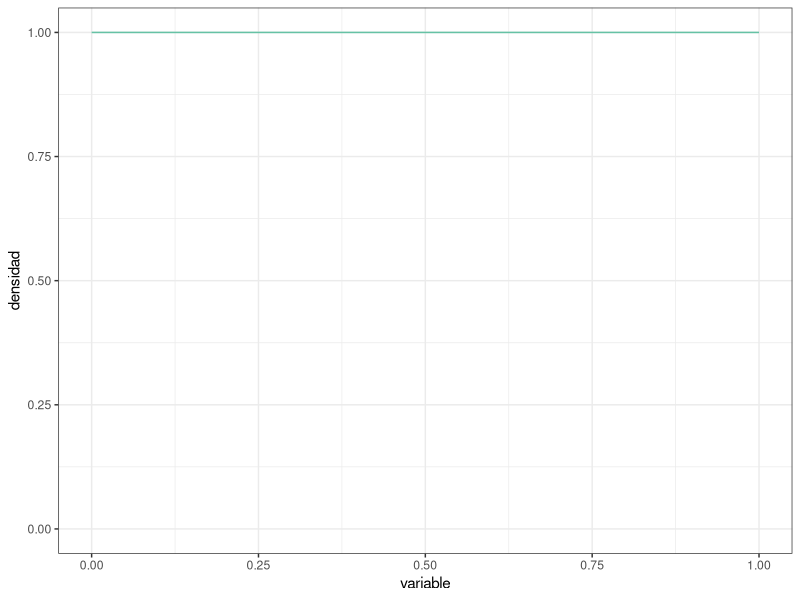
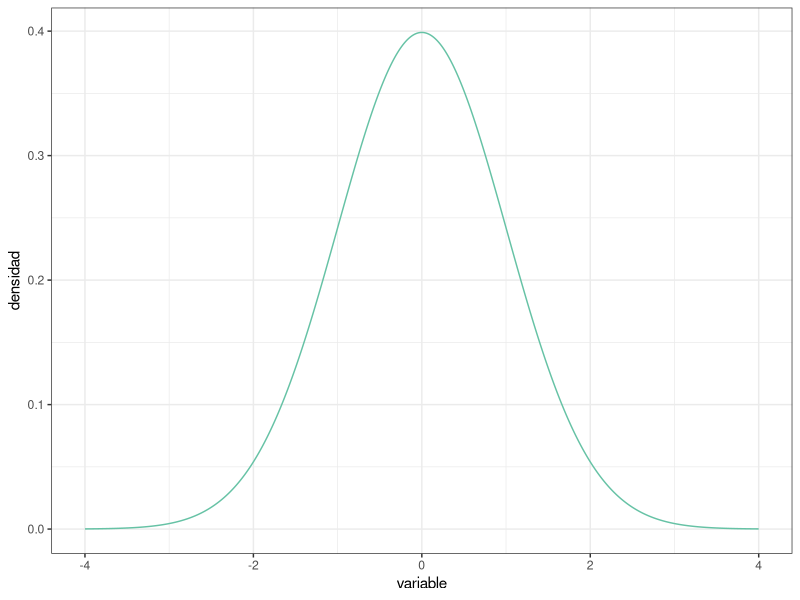
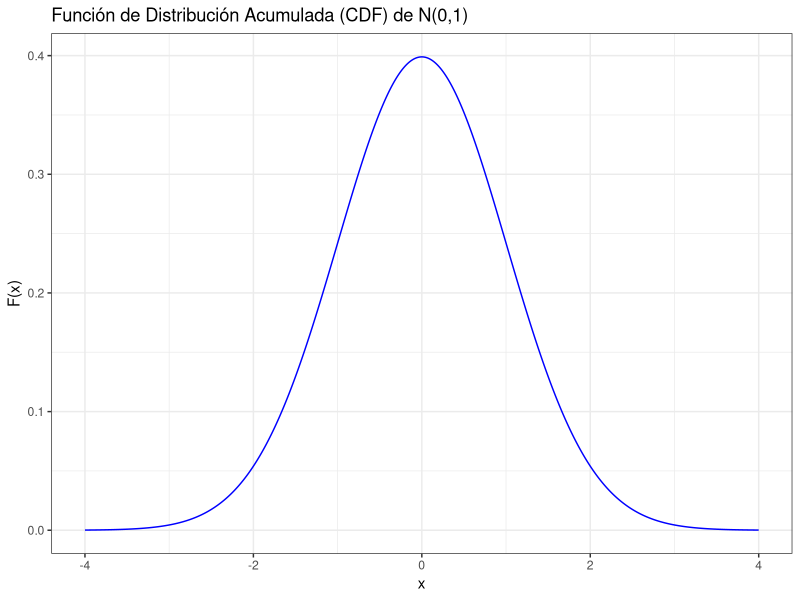
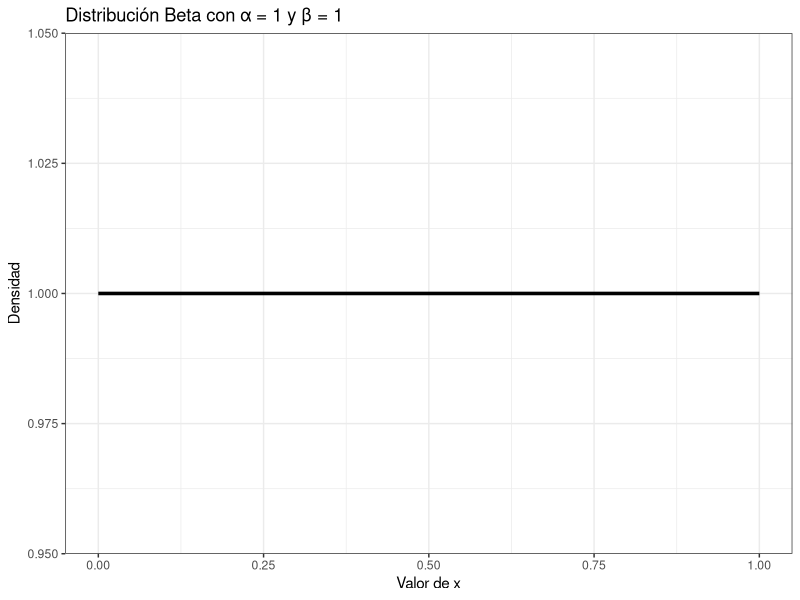
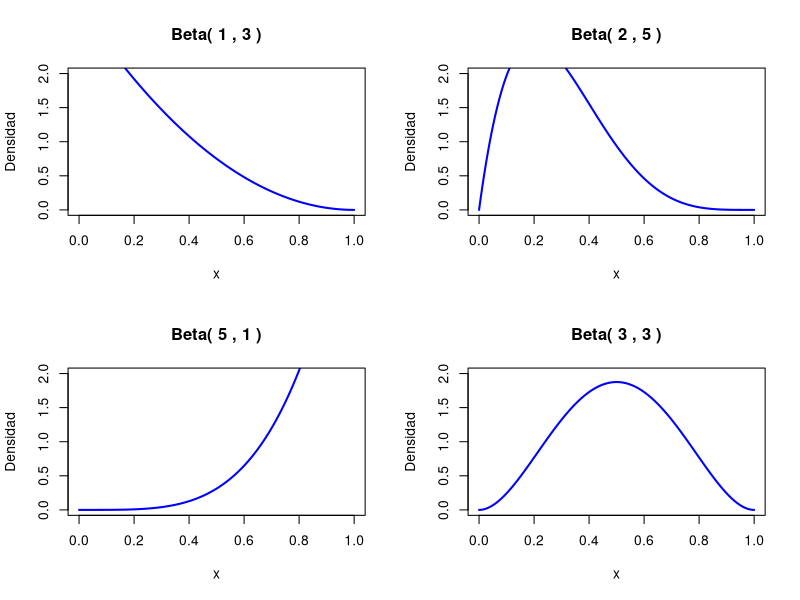

Write the R code that produced these figures, in order. (Note: this script raises an error after producing the figures.)
## ---- chunk 1
#| message: false

# Paquetes:
library(tidyverse)
library(RColorBrewer)

# Configuración de la salida gráfica:

PALETA <- brewer.pal(8, "Set2") # Colores por defecto
color_defecto  <- PALETA[1]
options(ggplot2.discrete.colour = PALETA)

theme_set(theme_bw()) # Tema "neutro" para la representación gráfica
## ---- chunk 2
PREC     <- 1e-3 # Precisión para representar la función de densidad (milésimas)
DENS_INF <- 0    # Rango inferior de la función de densidad
DENS_SUP <- 1    # Rango superior de la función de densidad

uniforme <- tibble( # Esta función crea un "data.frame" o tabla de datos
  variable = seq(from = DENS_INF, to = DENS_SUP, by = PREC),
  densidad = variable |> dunif(min = DENS_INF, max = DENS_SUP)
)

uniforme |> glimpse() # Muestra el objeto con los datos, contiene 2 columnas 

uniforme |> # Usando la tabla de datos antes creada, crea un objeto gráfico
  ggplot(mapping = aes(x = variable, y = densidad)) + # "Mapea" columnas a
                                                      #   coordenadas
  geom_line(color = color_defecto) + # Representa mediante una línea continua
  
  ylim( # Fija el límite inferior a 0 para mostrar el eje y completo:
    0,  # (Usa la propia distribución para establecer el límite superior)
    uniforme |> pull(densidad) |> max()
  )
## ---- chunk 3
DENS_INF <- -4 # Usamos un rango más adecuado para la normal estandarizada
DENS_SUP <-  4

normal <- tibble( # Reutilizamos `PREC` del "chunk" de código anterior
  variable = seq(from = DENS_INF, to = DENS_SUP, by = PREC),
  densidad = variable |> dnorm()
)

# Al cubrir la distribución el rango desde 0 hasta el máximo, en este caso no
#   es necesario establecer los límites manualmente
normal |>
  ggplot(mapping = aes(x = variable, y = densidad)) +
  geom_line(color = color_defecto)
## ---- chunk 4
uniforme |> summarize(integral = PREC * sum(densidad))
## ---- chunk 5
uniforme |> summarize(
  integral = PREC * (sum(densidad) - 0.5 * (first(densidad) + last(densidad)))
)
## ---- chunk 6
normal |> summarize(
  integral = sum(densidad) * PREC
)
## ---- chunk 7
tibble( # Ampliando el rango a [-10, 10]:
  variable = seq(from = -10, to = 10, by = PREC),
  densidad = variable |> dnorm()
) |>
  summarize(integral = sum(densidad) * PREC)

tibble( # Usando precisión de "millonésimas":
  variable = seq(from = DENS_INF, to = DENS_SUP, by = 1e-6),
  densidad = variable |> dnorm()
) |>
  summarize(integral = sum(densidad) * 1e-6) # Misma precisión en la integral
## ---- chunk 8
uniforme |> summarize(
  integral = PREC * sum(densidad),
  integral = integral / integral # Normalización
)

normal |> summarize(
  integral = PREC * sum(densidad),
  integral = integral / integral # Normalización
)
## ---- chunk 9
x_normal <- seq(from = DENS_INF, to = DENS_SUP, by = PREC) 
densidad_normal <- dnorm(x_normal, mean = 0, sd = 1)
max_norm <- max(densidad_normal)
max_norm
## ---- chunk 10
 # Creamos tabla de datos con valores equiespaciados
normal_cdf <- tibble(
  variable = seq(from = DENS_INF, to = DENS_SUP, by = PREC),
  distribucion = dnorm(variable) 
)

normal <- normal %>%
  mutate(cdf = cumsum(densidad) * PREC)

# Graficamos la CDF
ggplot(normal_cdf, aes(x = variable, y = distribucion)) +
  geom_line(color = "blue") +
  labs(title = "Función de Distribución Acumulada (CDF) de N(0,1)",
       x = "x", y = "F(x)")
## ---- chunk 11
valor_esperado <- sum(normal$variable * normal$densidad) * PREC
valor_esperado
## ---- chunk 12
x_beta <- seq(0, 1, by = 0.01)
densidad_beta <- dbeta(x_beta, shape1 = 1, shape2 = 1)

df_beta <- data.frame(x = x_beta, densidad = densidad_beta)
ggplot(df_beta, aes(x = x, y = densidad)) +
  geom_line(size = 1.2) +
  labs(
    title = "Distribución Beta con α = 1 y β = 1",
    x = "Valor de x",
    y = "Densidad"
  )
## ---- chunk 13
x <- seq(0, 1, length.out = 1000)
alpha_values <- c(1, 2, 5, 3)
beta_values <- c(3, 5, 1, 3)
par(mfrow=c(2,2))

y_lim <- c(0, 2)
x_lim <- c(0, 1)

for (i in 1:length(alpha_values)) {
  alpha <- alpha_values[i]
  beta <- beta_values[i]
  y <- dbeta(x, shape1 = alpha, shape2 = beta)
  plot(x, y, type = "l", col = "blue", lwd = 2, 
       main = paste("Beta(", alpha, ",", beta, ")"), 
       xlab = "x", ylab = "Densidad",
       xlim = x_lim,
       ylim = y_lim)  
}
## ---- chunk 14
alpha_prior <- 1
beta_prior <- 1
probabilidades <- seq(0, 1, by = prec)
# Calculamos la densidad de la distribución Beta(1,1)
densidad <- dbeta(probabilidades, shape1 = alpha_prior, shape2 = beta_prior)
# Creamos el gráfico
ggplot(data.frame(p = probabilidades, density = densidad), aes(x = p, y = density)) +
  geom_line() +
  labs(title = "Distribución Beta(1,1) - Distribución Previa No Informativa",
       x = "p (Probabilidad de aceptación)",
       y = "Densidad")
## ---- chunk 15
aceptacion_muestra <- tibble(
  id_participante   = 1:22,
  resp_descarga_app = c(
    "Si", "Si", "No", "No", "Si", "Si", "Si", "Si", "No", "Si", "Si",
    "Si", "Si", "Si", "Si", "Si", "No", "Si", "No", "Si", "Si", "Si"
  )
)
## ---- chunk 16
# Contamos los "Sí"
y <- sum(aceptacion_muestra$resp_descarga_app == "Si")
n <- nrow(aceptacion_muestra)

# Parámetros de la distribución Beta posterior
alpha_post <- alpha_prior + y
beta_post <- beta_prior + (n - y)

# Calculamos las densidades de las distribuciones Beta a priori y a posteriori
densidad_prior <- dbeta(probabilidades, shape1 = alpha_prior, shape2 = beta_prior)
densidad_post <- dbeta(probabilidades, shape1 = alpha_post, shape2 = beta_post)

# Graficamos las distribuciones
ggplot() +
  geom_line(aes(x = probabilidades, y = densidad_prior), color = "blue", linewidth = 1.2, linetype = "dashed") +
  geom_line(aes(x = probabilidades, y = densidad_post), color = "red", linewidth = 1.2) +
  labs(
    title = "Distribuciones Beta: A Priori vs Posterior",
    x = "Tasa de aceptación (p)",
    y = "Densidad",
    caption = "Distribución a priori (azul) y posterior (roja)"
  )
## ---- chunk 17
# Calcular el valor esperado de la distribución posterior
valor_esperado <- alpha_post / (alpha_post + beta_post)

# Calcular la moda de la distribución posterior
moda <- (alpha_post - 1) / (alpha_post + beta_post - 2)

# Mostrar los resultados
valor_esperado
moda
## ---- chunk 18
aceptacion_muestra_2 <- tibble(
  id_participante   = 1:113,
  resp_descarga_app = c(
    "Si", "Si", "No", "No", "Si", "Si", "Si", "Si", "No", "Si", "Si",
    "Si", "Si", "Si", "Si", "Si", "No", "Si", "No", "Si", "Si", "Si", 
    "No", "Si", "Si", "Si", "Si", "No", "No", "Si", "No", "Si", "Si", 
    "Si", "Si", "Si", "No", "Si", "No", "No", "Si", "No", "Si", "Si", 
    "No", "No", "No", "Si", "No", "No", "Si", "Si", "No", "No", "Si", 
    "No", "Si", "No", "No", "No", "Si", "Si", "No", "Si", "Si", "No", 
    "Si", "Si", "No", "Si", "Si", "No", "Si", "No", "Si", "No", "Si", 
    "No", "No", "No", "Si", "Si", "No", "No", "Si", "Si", "No", "No", 
    "No", "Si", "Si", "No", "Si", "Si", "No", "Si", "Si", "Si", "Si", 
    "No", "Si", "No", "No", "No", "No", "No", "Si", "No", "No", "Si", 
    "Si", "Si", "Si"
  )
)
## ---- chunk 19
# Contamos los "Sí" en la nueva muestra
y_new <- sum(aceptacion_muestra_2$resp_descarga_app == "Si")
n_new <- nrow(aceptacion_muestra_2)

# Imprimimos para verificar los resultados
print(paste("Número de respuestas afirmativas:", y_new))
print(paste("Tamaño total de la muestra:", n_new))

# Parámetros de la distribución previa de la nueva muestra (posterior del ejercicio anterior)
alpha_prior_new <- 18
beta_prior_new <- 6

# Parámetros de la distribución Beta posterior para la nueva muestra
alpha_post_2 <- alpha_prior_new + y_new
beta_post_2 <- beta_prior_new + (n_new - y_new)

# Imprimir los resultados
print(paste("Alpha posterior 2:", alpha_post_2))
print(paste("Beta posterior 2:", beta_post_2))
## ---- chunk 20
# Calculamos las densidades de las distribuciones Beta:
# - A priori inicial (Beta(1,1))
# - Posterior después de la primera muestra (Beta(18,6))
# - Posterior después de la segunda muestra (Beta(alpha_post_2, beta_post_2))

# Definir un rango de probabilidades
probabilidades <- seq(0, 1, length.out = 1000)

# Densidades
densidad_prior_inicial <- dbeta(probabilidades, shape1 = 1, shape2 = 1)
densidad_post_1 <- dbeta(probabilidades, shape1 = alpha_prior_new, shape2 = beta_prior_new)
densidad_post_2 <- dbeta(probabilidades, shape1 = alpha_post_2, shape2 = beta_post_2)

# Graficamos las distribuciones
ggplot() +
  geom_line(aes(x = probabilidades, y = densidad_prior_inicial), color = "blue", linewidth = 1.2, linetype = "dashed") +
  geom_line(aes(x = probabilidades, y = densidad_post_1), color = "red", linewidth = 1.2, linetype = "dotted") +
  geom_line(aes(x = probabilidades, y = densidad_post_2), color = "green", linewidth = 1.2) +
  labs(
    title = "Evolución de la Distribución de la Tasa de Aceptación",
    x = "Tasa de aceptación (p)",
    y = "Densidad",
    caption = "Distribución a priori inicial (azul), posterior 1ra muestra (roja), posterior 2da muestra (verde)"
  )

# Calcular el valor esperado de la nueva distribución posterior
valor_esperado_post_2 <- alpha_post_2 / (alpha_post_2 + beta_post_2)

# Calcular la moda de la nueva distribución posterior
moda_post_2 <- (alpha_post_2 - 1) / (alpha_post_2 + beta_post_2 - 2)

# Mostrar los resultados
valor_esperado_post_2
moda_post_2
## ---- chunk 21
aceptacion_muestra_total <- bind_rows(
  aceptacion_muestra, aceptacion_muestra_2
) |>
  mutate(id_participante = row_number()) # Los ID están colapsados en una serie
## ---- chunk 22
# Contamos el número de respuestas afirmativas en la muestra total
y_total <- sum(aceptacion_muestra_total$resp_descarga_app == "Si")
n_total <- nrow(aceptacion_muestra_total)

# Parámetros de la distribución Beta a priori
alpha_prior <- 1
beta_prior <- 1

# Parámetros de la distribución Beta posterior para la muestra total
alpha_post_total <- alpha_prior + y_total
beta_post_total <- beta_prior + (n_total - y_total)

# Generar valores de p en el intervalo (0, 1)
probabilidades <- seq(0, 1, length.out = 1000)

# Calculamos las densidades de las distribuciones Beta a priori y posterior total
densidad_prior_inicial <- dbeta(probabilidades, shape1 = 1, shape2 = 1)
densidad_post_1 <- dbeta(probabilidades, shape1 = 18, shape2 = 6)
densidad_post_2 <- dbeta(probabilidades, shape1 = alpha_post_2, shape2 = beta_post_2)
densidad_post_total <- dbeta(probabilidades, shape1 = alpha_post_total, shape2 = beta_post_total)

# Graficamos las distribuciones
ggplot() +
  geom_line(aes(x = probabilidades, y = densidad_prior_inicial), linewidth = 1.2, linetype = "dashed") +
  geom_line(aes(x = probabilidades, y = densidad_post_1), linewidth = 1.2, linetype = "dotted") +
  geom_line(aes(x = probabilidades, y = densidad_post_2), linewidth = 1.2, linetype = "dotdash") +
  geom_line(aes(x = probabilidades, y = densidad_post_total), linewidth = 1.5) +
  labs(
    title = "Evolución de la Distribución de la Tasa de Aceptación",
    x = "Tasa de aceptación (p)",
    y = "Densidad"
  )

# Calculamos el valor esperado y la moda de la nueva distribución posterior colapsada
valor_esperado_post_total <- alpha_post_total / (alpha_post_total + beta_post_total)
moda_post_total <- (alpha_post_total - 1) / (alpha_post_total + beta_post_total - 2)

# Mostramos los resultados
valor_esperado_post_total
moda_post_total

## ---- chunk 23
clase_1 <- tibble(
  id     = 1:27,
  tiempo = c(
    242, 249, 278, 273, 227, 257, 276, 236, 214, 141, 200, 201, 
    228, 271, 160, 275, 156, 246, 293, 306, 263, 247, 224, 160, 277, 
    168, 250
  )
)

clase_2 <- tibble(
  id     = 1:24,
  tiempo = c(
    195, 176, 237, 258, 226, 254, 292, 212, 215, 298, 235, 244, 
    144, 227, 166, 194, 261, 187, 224, 233, 180, 167, 193, 282
  )
)
## ---- chunk 24
media_clase_1 <- mean(clase_1$tiempo)
varianza_clase_1 <- var(clase_1$tiempo)

media_clase_2 <- mean(clase_2$tiempo)
varianza_clase_2 <- var(clase_2$tiempo)

# Definir los parámetros previos
mu_0 <- 247  # Media de la distribución previa
sigma_0_sq <- 1156  # Varianza de la distribución previa

# Clase 1: Calcular distribución posterior
n_1 <- nrow(clase_1)  # Tamaño de la muestra clase 1
x_bar_1 <- media_clase_1  # Media muestral clase 1
sigma_sq_1 <- varianza_clase_1  # Varianza muestral clase 1

# Cálculo de los parámetros de la posterior para clase 1
var_posterior_1 <- 1 / (1/sigma_0_sq + n_1 / sigma_sq_1)  # Varianza posterior
mean_posterior_1 <- (mu_0 / sigma_0_sq + n_1 * x_bar_1 / sigma_sq_1) * var_posterior_1  # Media posterior

# Clase 2: Calcular distribución posterior
n_2 <- nrow(clase_2)  # Tamaño de la muestra clase 2
x_bar_2 <- media_clase_2  # Media muestral clase 2
sigma_sq_2 <- varianza_clase_2  # Varianza muestral clase 2

# Cálculo de los parámetros de la posterior para clase 2
var_posterior_2 <- 1 / (1/sigma_0_sq + n_2 / sigma_sq_2)  # Varianza posterior
mean_posterior_2 <- (mu_0 / sigma_0_sq + n_2 * x_bar_2 / sigma_sq_2) * var_posterior_2  # Media posterior

# Mostrar resultados
cat("Distribución posterior clase 1:\n")
cat("Media posterior: ", round(mean_posterior_1, 2), "\n")
cat("Varianza posterior: ", round(var_posterior_1, 2), "\n\n")

cat("Distribución posterior clase 2:\n")
cat("Media posterior: ", round(mean_posterior_2, 2), "\n")
cat("Varianza posterior: ", round(var_posterior_2, 2), "\n")
## ---- chunk 25
# Parámetros de la distribución previa
mu_0 <- 247  # Media de la distribución previa
sigma_0_sq <- 1156  # Varianza de la distribución previa
sigma_0 <- sqrt(sigma_0_sq)  # Desviación estándar de la distribución previa

# Definir un rango para el gráfico, cubriendo 4 desviaciones típicas a cada lado de la media de la distribución previa
rango <- seq(mu_0 - 4 * sigma_0, mu_0 + 4 * sigma_0, length.out = 500)

# Distribución previa: Normal(mu_0, sigma_0)
distribucion_previa <- dnorm(rango, mean = mu_0, sd = sigma_0)

# Distribución posterior para clase 1
var_posterior_1 <- 1 / (1/sigma_0_sq + n_1 / sigma_sq_1)  # Varianza posterior
mean_posterior_1 <- (mu_0 / sigma_0_sq + n_1 * x_bar_1 / sigma_sq_1) * var_posterior_1  # Media posterior
sigma_posterior_1 <- sqrt(var_posterior_1)

# Distribución posterior para clase 1: Normal(mean_posterior_1, sigma_posterior_1)
distribucion_posterior_1 <- dnorm(rango, mean = mean_posterior_1, sd = sigma_posterior_1)

# Estimador esperado y modal para la distribución previa (como es normal, ambos son la media)
estimador_esperado_previa <- mu_0
estimador_modal_previa <- mu_0

# Estimador esperado y modal para la distribución posterior
estimador_esperado_posterior <- mean_posterior_1
estimador_modal_posterior <- mean_posterior_1

# Graficar las distribuciones previa y posterior
library(ggplot2)

ggplot() +
  # Gráfico de la distribución previa
  geom_line(aes(x = rango, y = distribucion_previa), size = 1.2, alpha = 0.7) +
  # Gráfico de la distribución posterior
  geom_line(aes(x = rango, y = distribucion_posterior_1), size = 1.2, alpha = 0.7) +
  # Agregar líneas verticales para los estimadores
  geom_vline(xintercept = estimador_esperado_previa, linetype = "dashed") +
  geom_vline(xintercept = estimador_modal_previa, linetype = "dashed") +
  geom_vline(xintercept = estimador_esperado_posterior, linetype = "dashed") +
  geom_vline(xintercept = estimador_modal_posterior, linetype = "dashed") +
  labs(
    title = "Distribuciones Previa y Posterior de la Media",
    x = "Media",
    y = "Densidad",
    caption = paste("Estimadores: Esperado y Modal para la previa y posterior")
  )

# Mostrar los estimadores calculados
cat("Estimador esperado y modal de la distribución previa (como es normal, ambos son la media):\n")
cat("Esperado (previa): ", round(estimador_esperado_previa, 2), "\n")
cat("Modal (previa): ", round(estimador_modal_previa, 2), "\n\n")

cat("Estimador esperado y modal de la distribución posterior:\n")
cat("Esperado (posterior): ", round(estimador_esperado_posterior, 2), "\n")
cat("Modal (posterior): ", round(estimador_modal_posterior, 2), "\n")
